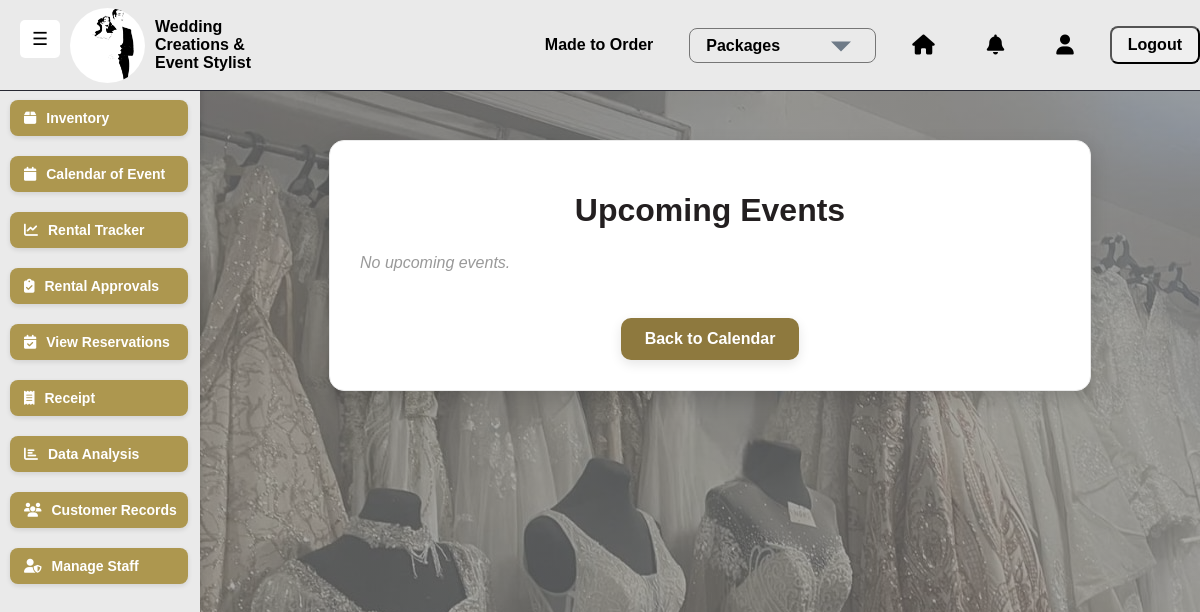
Page /upcoming-events/ (signed in) on the earlier database version.
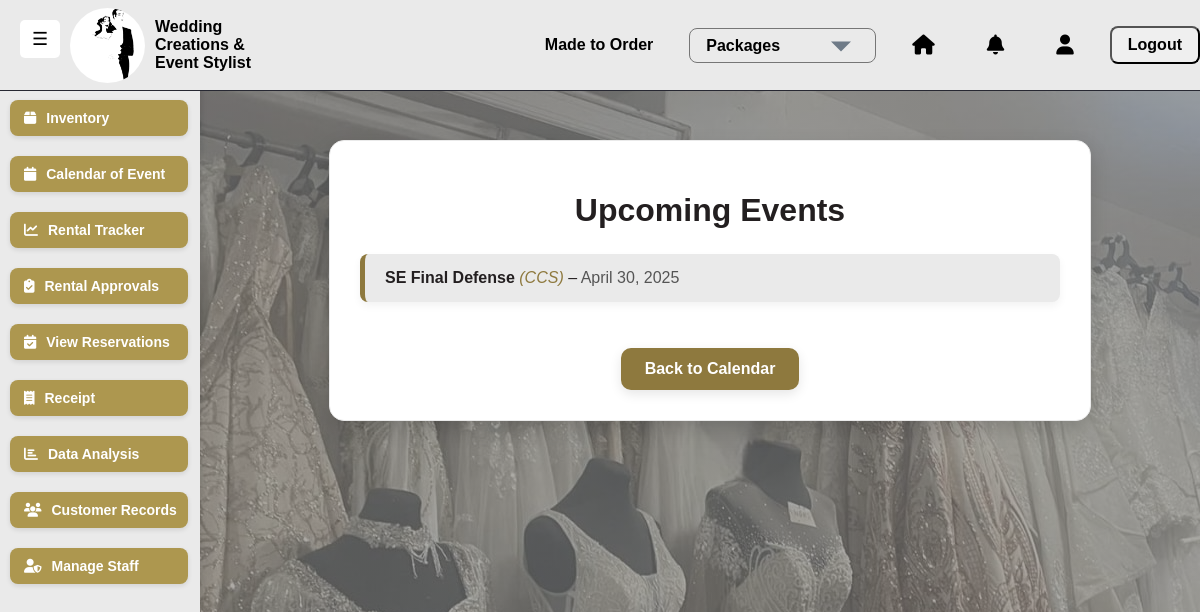
Same page on the later database version.
### saritasapp/models.py (models this page shows, shortened)
class Event(models.Model):
    title = models.CharField(max_length=200)
    venue = models.CharField(max_length=255)
    start_date = models.DateField()
    end_date = models.DateField(null=True, blank=True)
    notes = models.TextField(blank=True, null=True)

### saritasapp/views.py (the view)
# urls.py: path("upcoming-events/", views.upcoming_events, name="upcoming_events"),
@login_required
def upcoming_events(request):
    events = Event.objects.filter(start_date__gt=now().date())
    return render(request, "saritasapp/upcoming_events.html", {"events": events})

### saritasapp/templates/saritasapp/upcoming_events.html (shortened to what this page needs)
{% extends "saritasapp/base.html" %}
{% block content %}
<div class="event-container">
    <h1 class="heading">Upcoming Events</h1>
    <ul class="event-list">
        {% for event in events %}
            <li class="event-item">
                <strong>{{ event.title }}</strong>
                <span class="event-venue">({{ event.venue }})</span> –
                <span class="event-dates">{{ event.start_date }}</span>
            </li>
        {% empty %}
            <p class="no-events">No upcoming events.</p>
        {% endfor %}
    </ul>
    <a href="{% url 'saritasapp:calendar' %}" class="gold-button">Back to Calendar</a>
</div>
{% endblock %}

Differences in the rows shown:
added Event: title "SE Final Defense", venue "CCS", start_date "April 30, 2025"
Other differences:
text no longer shown: "No upcoming events."
